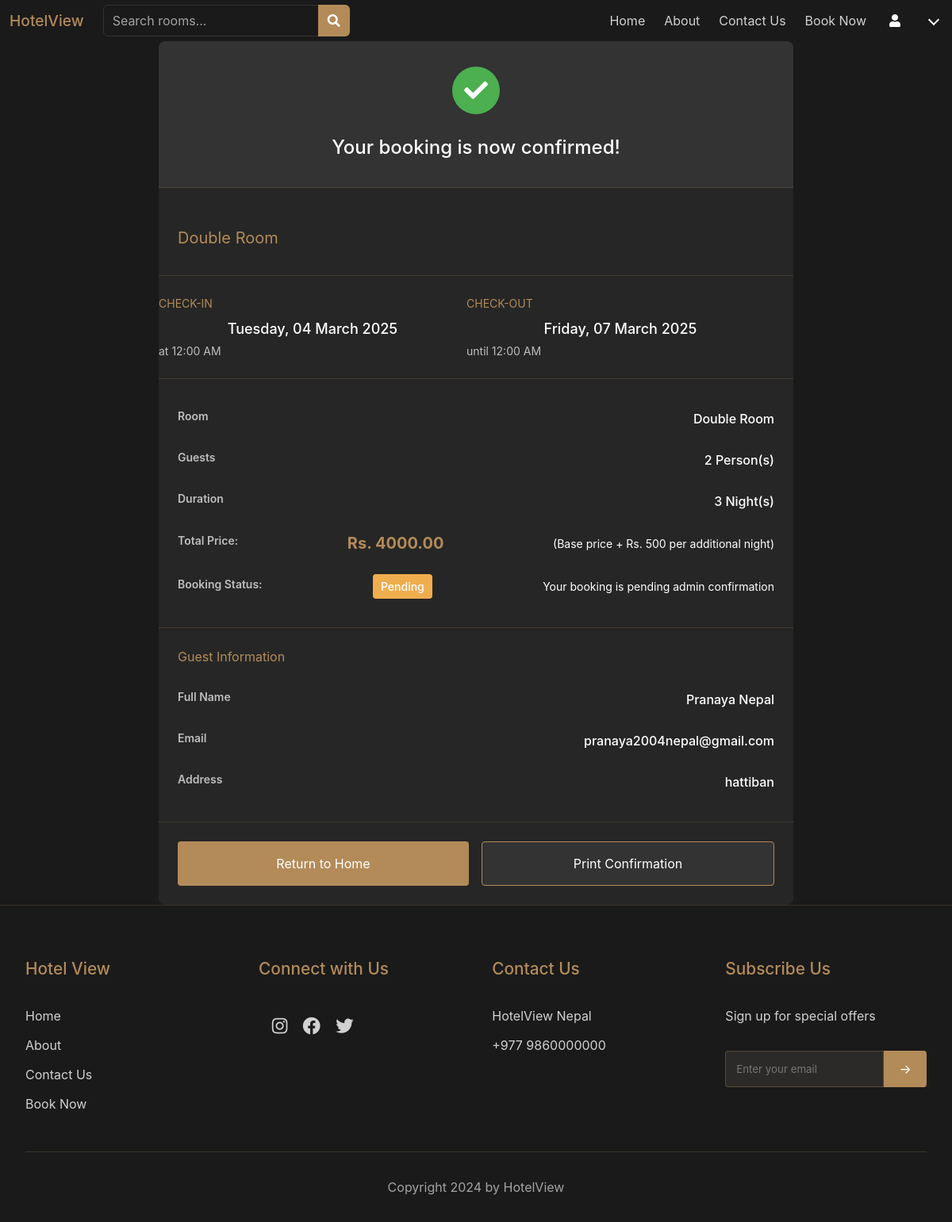
Page /booking-confirmation/39/ (signed in) on the committed database.
### hotel/models.py (models this page shows, shortened)
class Booking(models.Model):
    STATUS_CHOICES = [
        ('pending', 'Pending'),
        ('confirmed', 'Confirmed'),
        ('cancelled', 'Cancelled'),
        ('rejected', 'Rejected')
    ]
    user = models.ForeignKey(User, on_delete=models.CASCADE)
    room = models.ForeignKey(Room, on_delete=models.CASCADE, null=True, blank=True)
    room_type = models.CharField(max_length=100)
    check_in = models.DateTimeField()
    check_out = models.DateTimeField()
    guests = models.IntegerField()
    nights = models.IntegerField()
    total_price = models.DecimalField(max_digits=10, decimal_places=2)
    name = models.CharField(max_length=100)
    surname = models.CharField(max_length=100)
    email = models.EmailField()
    address = models.TextField()
    created_at = models.DateTimeField(auto_now_add=True)
    status = models.CharField(max_length=20, choices=STATUS_CHOICES, default='pending')
    class Meta:
        ordering = ['-created_at']

### hotel/views.py (the view)
# urls.py: path('booking-confirmation/<int:booking_id>/', views.booking_confirmation, name='booking_confirmation'),
@login_required
def booking_confirmation(request, booking_id):
    booking = get_object_or_404(Booking, id=booking_id, user=request.user)
    return render(request, 'booking_confirmation.html', {'booking': booking})

### templates/booking_confirmation.html (shortened to what this page needs)
{% extends 'base.html' %}
{% load static %}
{% block content %}
<section class="confirmation-section">
    <div class="confirmation-container">
        <div class="confirmation-card">
            <div class="confirmation-header">
                <div class="success-animation">
                    <div class="checkmark">
                        <i class="fas fa-check"></i>
                    </div>
                </div>
                <h1>Your booking is now confirmed!</h1>
            </div>
            <div class="hotel-preview">
                <div class="hotel-image">
                </div>
                <div class="hotel-info">
                    <h2>{{ booking.room_type }}</h2>
                </div>
            </div>
            <div class="booking-dates">
                <div class="date-item">
                    <h3>Check-in</h3>
                    <div class="date">{{ booking.check_in|date:"l, d F Y" }}</div>
                    <div class="time">at {{ booking.check_in|date:"g:i A" }}</div>
                </div>
                <div class="date-item">
                    <h3>Check-out</h3>
                    <div class="date">{{ booking.check_out|date:"l, d F Y" }}</div>
                    <div class="time">until {{ booking.check_out|date:"g:i A" }}</div>
                </div>
            </div>
            <div class="booking-details">
                <div class="detail-row">
                    <span class="label">Room</span>
                    <span class="value">{{ booking.room_type }}</span>
                </div>
                <div class="detail-row">
                    <span class="label">Guests</span>
                    <span class="value">{{ booking.guests }} Person(s)</span>
                </div>
                <div class="detail-row">
                    <span class="label">Duration</span>
                    <span class="value">{{ booking.nights }} Night(s)</span>
                </div>
                <div class="detail-row">
                    <span class="label">Total Price:</span>
                    <span class="price">Rs. {{ booking.total_price }}</span>
                    <small>(Base price + Rs. 500 per additional night)</small>
                </div>
                <div class="detail-row">
                    <span class="label">Booking Status:</span>
                    <span class="status-badge status-{{ booking.status }}">
                        {{ booking.get_status_display }}
                    </span>
                    {% if booking.status == 'pending' %}
                    <small>Your booking is pending admin confirmation</small>
                    {% elif booking.status == 'confirmed' %}
                    <small>Your booking has been confirmed!</small>
                    {% elif booking.status == 'rejected' %}
                    <small>Your booking was rejected. Please contact support for more information.</small>
                    {% endif %}
                </div>
            </div>
            <div class="guest-details">
                <h3>Guest Information</h3>
                <div class="detail-row">
                    <span class="label">Full Name</span>
                    <span class="value">{{ booking.name }} {{ booking.surname }}</span>
                </div>
                <div class="detail-row">
                    <span class="label">Email</span>
                    <span class="value">{{ booking.email }}</span>
                </div>
                <div class="detail-row">
                    <span class="label">Address</span>
                    <span class="value">{{ booking.address }}</span>
                </div>
            </div>
            <div class="confirmation-actions">
                <a href="{% url 'hotel:home' %}" class="home-button">Return to Home</a>
                <button onclick="window.print()" class="print-button">Print Confirmation</button>
            </div>
        </div>
    </div>
</section>
{% endblock %}

### static/styles/styles.css (style rules this page uses)
.price { font-size: 1.8rem; color: #b38b59; font-weight: 600; }
.booking-details { padding: 1.5rem; color: white; }
.date { display: flex; align-items: center; justify-content: center; }
.confirmation-section { padding: 0; background-color: #1a1a1a; min-height: 100vh; margin-top: 0; display: flex; align-items: center; justify-content: center; }
.confirmation-container { max-width: 800px; margin: 52px auto 0; background: #262626; border-radius: 8px; overflow: hidden; width: 100%; }
.confirmation-card { padding: 0; }
.confirmation-header { text-align: center; padding: 2rem; background: #333; border-bottom: 1px solid rgba(179, 139, 89, 0.2); }
.success-animation { margin-bottom: 1.5rem; }
.checkmark { width: 60px; height: 60px; border-radius: 50%; background: #4CAF50; margin: 0 auto; display: flex; align-items: center; justify-content: center; }
.checkmark i { color: white; font-size: 30px; }
.confirmation-header h1 { color: #ffffff; font-size: 24px; font-weight: 500; margin: 0; }
.hotel-preview { padding: 1.5rem; border-bottom: 1px solid rgba(179, 139, 89, 0.2); }
.hotel-info h2 { color: #b38b59; font-size: 20px; margin-bottom: 0.5rem; }
.booking-dates { display: flex; padding: 1.5rem; border-bottom: 1px solid rgba(179, 139, 89, 0.2); padding-left: 0px; }
.date-item { flex: 1; }
.date-item h3 { color: #b38b59; font-size: 14px; text-transform: uppercase; margin-bottom: 0.5rem; }
.date { color: #ffffff; font-size: 18px; font-weight: 500; }
.time { color: rgba(255, 255, 255, 0.7); font-size: 14px; margin-top: 0.25rem; }
.booking-details { padding: 1.5rem; border-bottom: 1px solid rgba(179, 139, 89, 0.2); }
.guest-details { padding: 1.5rem; border-bottom: 1px solid rgba(179, 139, 89, 0.2); }
.guest-details h3 { color: #b38b59; font-size: 16px; margin-bottom: 1rem; }
.detail-row { display: flex; justify-content: space-between; align-items: center; padding: 0.75rem 0; }
.detail-row .label { color: rgba(255, 255, 255, 0.7); font-size: 14px; }
.detail-row .value { color: #ffffff; font-weight: 500; }
.detail-row .price { color: #b38b59; font-size: 20px; font-weight: bold; }
.confirmation-actions { padding: 1.5rem; display: flex; gap: 1rem; }
.home-button, .print-button { flex: 1; padding: 1rem; text-align: center; border-radius: 4px; font-size: 16px; transition: all 0.3s ease; }
.home-button { background: #b38b59; color: white; text-decoration: none; border: none; }
.print-button { background: #333; color: white; border: 1px solid #b38b59; cursor: pointer; }
.price { color: #ffffff; font-size: 24px; font-weight: bold; }

### templates/booking_confirmation.html (style rules this page uses)
.status-badge { padding: 5px 10px; border-radius: 4px; font-weight: 500; font-size: 14px; }
.status-pending { background-color: #f0ad4e; color: white; }

### rows in the picture
Booking: room_type "Double Room", check_in "Tuesday, 04 March 2025", check_in "12:00 AM", check_out "Friday, 07 March 2025", check_out "12:00 AM", guests "2", nights "3", total_price "4000.00", status "Pending", name "Pranaya", surname "Nepal", email "pranaya2004nepal@gmail.com", address "hattiban"
